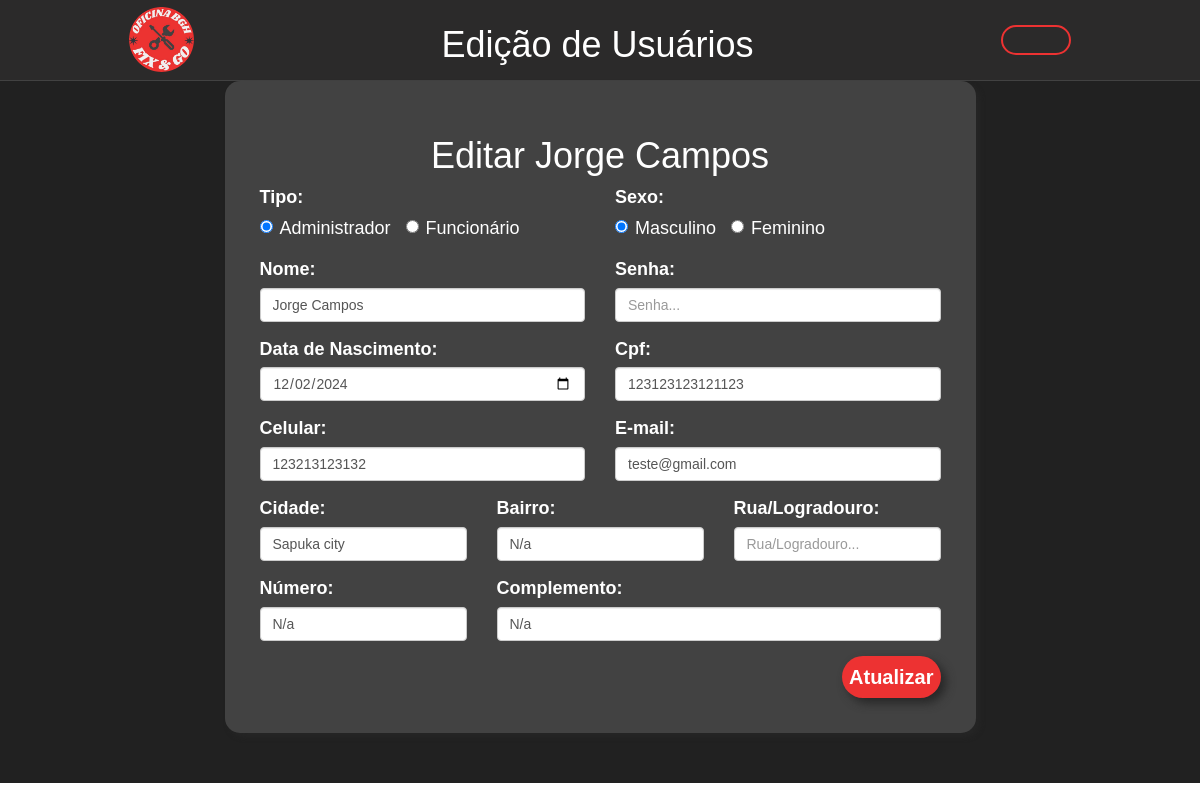
The app's page /editar/editarUsuario.php?id=1 (signed in) with its own data.
### tables this page shows
CREATE TABLE `usuarios` (
  `id` int(11) NOT NULL,
  `nome` varchar(255) NOT NULL,
  `tipo` varchar(255) NOT NULL,
  `senha` varchar(300) NOT NULL,
  `sexo` varchar(1) NOT NULL,
  `dataNasc` date NOT NULL,
  `email` varchar(255) NOT NULL,
  `endCidade` varchar(255) NOT NULL,
  `endBairro` varchar(255) NOT NULL,
  `endNum` varchar(255) NOT NULL,
  `endComplemento` text NOT NULL,
  `celular` varchar(12) NOT NULL,
  `cpf` varchar(15) NOT NULL,
  `cep` varchar(9) NOT NULL
);

### classes/Usuario.php (called while the page is built, shortened)
<?php
class Usuario
{
    private $conn;
    private $table_name = "usuarios";
    public function __construct($db)
    {
        $this->conn = $db;
    }
    public function lerPorId($id)
    {
        $query = "SELECT * FROM " . $this->table_name . " WHERE id = ?";
        $stmt = $this->conn->prepare($query);
        $stmt->execute([$id]);
        $resultado = $stmt->fetch(PDO::FETCH_ASSOC);
        return $resultado ?: false;
    }
}
?>

### editar/editarUsuario.php (the view, shortened to what this page needs)
<?php
include_once '../config/config.php';
include_once '../classes/Usuario.php';
$usuario = new Usuario($db);
if (isset($_GET['id'])) {
    $id = $_GET['id'];
    $dadosUsuario = $usuario->lerPorId($id);
}
?>
<!DOCTYPE html>
<html lang="pt-br">
<head>
    <link rel="stylesheet" href="../styles/styleCadUsuario.css">
        <link rel="stylesheet" href="https://maxcdn.bootstrapcdn.com/bootstrap/3.3.7/css/bootstrap.min.css">
    <link rel="stylesheet" href="https://cdnjs.cloudflare.com/ajax/libs/font-awesome/4.5.0/css/font-awesome.min.css">
    <link rel="stylesheet" href="../styles/styleCadUsuario.css">
</head>
<body>
<header>
        <img src="../assets/img/logo.png" alt="Logo" class="small-img">
        <h1 class="le">Edição de Usuários</h1>
        <a href="../gerenciamento/gerenciarUsuarios.php" class="btn-voltar"><ion-icon name="arrow-undo"></ion-icon></a>
    </header>
    <main>
        <div class="container mx-auto shadow algin-middle">
            <h1 class="text-center">Editar <?php echo htmlspecialchars(ucfirst($dadosUsuario['nome'])); ?></h1>
            <form method="POST">
                <div class="row">
                    <div class="col-md-6">
                        <label>Tipo:</label>
                        <div class="form-group">
                            <label class="radio-inline">
                                <input type="radio" id="admin" name="tipo" value="admin" <?php echo $dadosUsuario['tipo'] == 'admin' ? 'checked' : ''; ?> required> Administrador
                            </label>
                            <label class="radio-inline">
                                <input type="radio" id="funcionario" name="tipo" value="funcionario" <?php echo $dadosUsuario['tipo'] == 'funcionario' ? 'checked' : ''; ?> required> Funcionário
                            </label>
                        </div>
                    </div>
                    <div class="col-md-6">
                        <label>Sexo:</label>
                        <div class="form-group">
                            <label class="radio-inline">
                                <input type="radio" id="masculino" name="sexo" value="M" <?php echo $dadosUsuario['sexo'] == 'M' ? 'checked' : ''; ?> required> Masculino
                            </label>
                            <label class="radio-inline">
                                <input type="radio" id="feminino" name="sexo" value="F" <?php echo $dadosUsuario['sexo'] == 'F' ? 'checked' : ''; ?> required> Feminino
                            </label>
                        </div>
                    </div>
                </div>
                <div class="row">
                    <div class="col-md-6">
                        <div class="form-group">
                            <label for="nome">Nome:</label>
                            <input type="text" name="nome" id="nome" class="form-control" placeholder="Nome..."
                                required value="<?php echo htmlspecialchars($dadosUsuario['nome']); ?>">
                        </div>
                    </div>
                    <div class="col-md-6">
                        <div class="form-group">
                            <label for="senha">Senha:</label>
                            <input type="password" name="senha" id="senha" class="form-control" placeholder="Senha..."
                                required>
                        </div>
                    </div>
                </div>
                <div class="row">
                    <div class="col-md-6">
                        <div class="form-group">
                            <label for="dataNasc">Data de Nascimento:</label>
                            <input type="date" name="dataNasc" id="dataNasc" class="form-control" required value="<?php echo htmlspecialchars($dadosUsuario['dataNasc']); ?>">
                        </div>
                    </div>
                    <div class="col-md-6">
                        <div class="form-group">
                            <label for="cpf">Cpf:</label>
                            <input type="text" name="cpf" id="cpf" class="form-control"
                                oninput="applyMask(this, cpfMask)" placeholder="Cpf..." maxlength="14" required value="<?php echo htmlspecialchars($dadosUsuario['cpf']); ?>">
                        </div>
                    </div>
                </div>
                <div class="row">
                    <div class="col-md-6">
                        <div class="form-group">
                            <label for="celular">Celular:</label>
                            <input type="text" name="celular" id="celular" class="form-control"
                                placeholder="Telefone..." maxlength="15" oninput="applyMask(this, phoneMask)" required value="<?php echo htmlspecialchars($dadosUsuario['celular']); ?>">
                        </div>
                    </div>
                    <div class="col-md-6">
                        <div class="form-group">
                            <label for="email">E-mail:</label>
                            <input type="email" name="email" id="email" class="form-control" placeholder="E-Mail..."
                                required value="<?php echo htmlspecialchars($dadosUsuario['email']); ?>">
                        </div>
                    </div>
                </div>
                <div class="row">
                    <div class="col-md-4">
                        <div class="form-group">
                            <label for="endCidade">Cidade:</label>
                            <input type="text" name="endCidade" id="endCidade" class="form-control"
                                placeholder="Cidade..." required value="<?php echo htmlspecialchars($dadosUsuario['endCidade']); ?>">
                        </div>
                    </div>
                    <div class="col-md-4">
                        <div class="form-group">
                            <label for="endBairro">Bairro:</label>
                            <input type="text" name="endBairro" id="endBairro" class="form-control"
                                placeholder="Bairro..." required value="<?php echo htmlspecialchars($dadosUsuario['endBairro']); ?>">
                        </div>
                    </div>
                    <div class="col-md-4">
                        <div class="form-group">
                            <label for="endRua">Rua/Logradouro:</label>
                            <input type="text" name="endRua" id="endRua" class="form-control"
                                placeholder="Rua/Logradouro..." required value="<?php echo htmlspecialchars($dadosUsuario['endRua']); ?>">
                        </div>
                    </div>
                </div>
                <div class="row">
                    <div class="col-md-4">
                        <div class="form-group">
                            <label for="endNum">Número:</label>
                            <input type="text" name="endNum" id="endNum" class="form-control" placeholder="Número..."
                                required value="<?php echo htmlspecialchars($dadosUsuario['endNum']); ?>">
                        </div>
                    </div>
                    <div class="col-md-8">
                        <div class="form-group">
                            <label for="endComplemento">Complemento:</label>
                            <input type="text" name="endComplemento" id="endComplemento" class="form-control"
                                placeholder="Complemento..." required value="<?php echo htmlspecialchars($dadosUsuario['endComplemento']); ?>">
                        </div>
                    </div>
                </div>
                <button type="submit" class="btn-cad">
                <ion-icon name="pencil"></ion-icon> Atualizar
                </button>
            </form>
        </div>
    </main>
</body>
</html>

### styles/styleCadUsuario.css (style rules this page uses)
* { margin: 0; padding: 0; font-family: "Kanit", sans-serif; }
main { display: flex; justify-content: center; align-items: center; flex-direction: column; background: #212121; }
header { display: flex; flex-direction: row; justify-content: space-around; align-items: center; background-color: #2b2a2a; border-bottom: solid #424242 1px; padding: 5px; color: white; }
.small-img { height: 65px; width: 65px; }
.btn-voltar { float: right; display: flex; align-items: center; justify-content: center; padding: 2px; text-decoration: none; background-color: transparent; height: 30px; width: 70px; border-radius: 50px; border: solid 2px #ed3232; color: #ed3232; transition: all 0.6s ease; }
.btn-cad { float: right; display: flex; align-items: center; justify-content: center; padding: 7px; text-decoration: none; background-color: #ed3232; height: auto; width: auto; border-radius: 50px; color: white; font-size: 2rem; border: none; box-shadow: 5px 5px 10px #272727; font-weight: 600; transition: all 0.6s ease; }
h1 { color: white; }
.container { display: flex; justify-content: center; align-items: center; flex-direction: column; background-color: #424242; padding: 35px; border-radius: 15px; margin: 0px auto 50px auto; height: auto; width: auto; font-size: 18px; box-shadow: 4px 4px 5px #252525; }
.form-control { transition: all 0.6s ease; }
.row { display: flex; flex-direction: row; }
label { color: white; }

### records on screen
usuarios: nome "Jorge Campos", tipo "☑ Administrador", tipo "☐ Funcionário", sexo "☑ Masculino", sexo "☐ Feminino", dataNasc "12/02/2024", cpf "123123123121123", celular "123213123132", email "teste@gmail.com", endCidade "Sapuka city", endBairro "N/a", endNum "N/a", endComplemento "N/a"
